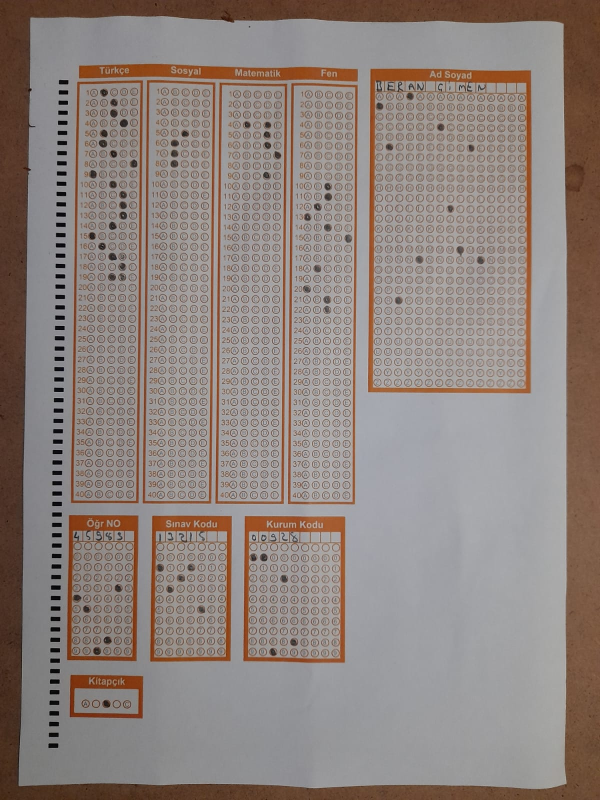
#> input picture v3/uzaktan-ok.jpeg, 1200 x 1600 px (shown at 1/2 size)
$ python optic_matematik_part.py
#> lines starting #> are read from the running program, lines starting #| are printed output that depends on the picture; after the words box and inside, x2 and y2 are one past the last pixel; in counts of white or black regions, pixels touching at a corner belong together
### v3/utils.py
# -*- coding: utf-8 -*-
"""
Created on Sun Jan 24 13:38:45 2021

@author: yazılım
"""


"""

utils

"""

import cv2

import numpy as np

## TO STACK ALL THE IMAGES IN ONE WINDOW
# [52 lines left out: functions stackImages, reorder, not called in this run]

def rectContour(contours):

    rectCon = []
    max_area = 0
    for i in contours:
        area = cv2.contourArea(i)
        #print(area)
        if area > 50:
            peri = cv2.arcLength(i, True)
            approx = cv2.approxPolyDP(i, 0.02 * peri, True)
            #print("koşeler:",len(approx))
            if len(approx) == 4:
                rectCon.append(i)
    #print(rectCon)
    rectCon = sorted(rectCon, key=cv2.contourArea,reverse=True)
    #print(len(rectCon))
    return rectCon

# [52 lines left out: functions getCornerPoints, splitBoxes, drawGrid, showAnswers, not called in this run]

### v3/optic_matematik_part.py
# -*- coding: utf-8 -*-
"""
Created on Tue Feb  2 10:25:18 2021

@author: yazılım
"""


from imutils.perspective import four_point_transform
from imutils import contours
import numpy as np
import argparse
import imutils
import cv2
import utils


path = "uzaktan-ok.jpeg"

heightImg = 700
widthImg  = 700

img= cv2.imread(path)
#> img is the input picture: shape (1600, 1200, 3); mean B, G, R 126, 131, 142.4

#hazırlık ^^^^^^^^^^^^
img= cv2.resize(img,(widthImg,heightImg))
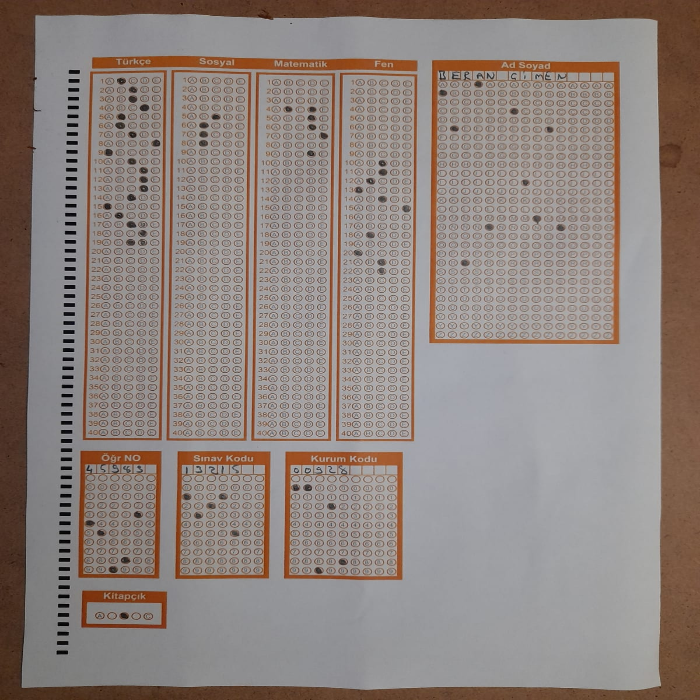
#> img: shape (700, 700, 3); mean B, G, R 125.9, 131, 142.3

imgContours = img.copy()
imgBiggestContours = img.copy()

imgGray = cv2.cvtColor(img,cv2.COLOR_BGR2GRAY)
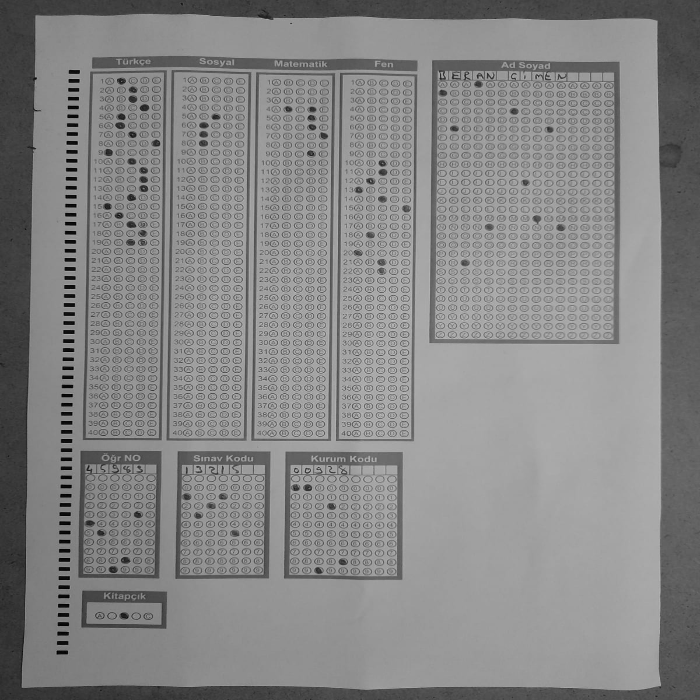
#> imgGray: shape (700, 700); min 0, max 197, mean 133.8
imgBlur = cv2.GaussianBlur(imgGray,(5,5),1)
imgCanny = cv2.Canny(imgBlur,10,50)
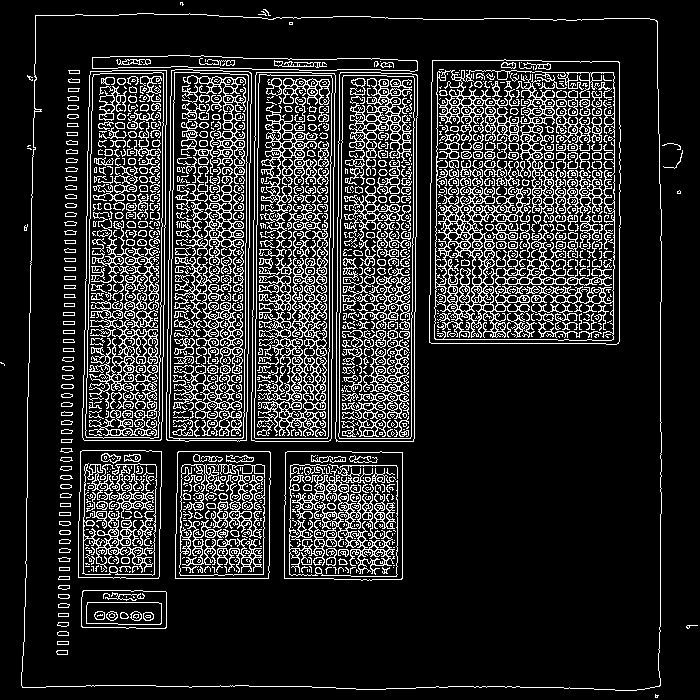
#> imgCanny: shape (700, 700); 16% white in thin lines or dots

contours, hierarchy = cv2.findContours(imgCanny,cv2.RETR_EXTERNAL,cv2.CHAIN_APPROX_NONE)
#> contours = 14 contours, 13 with area under 20; largest, box (x1, y1, x2, y2) and area: (21, 13, 662, 691) 422507
cv2.drawContours(imgContours,contours,-1,(0,255,0),10)
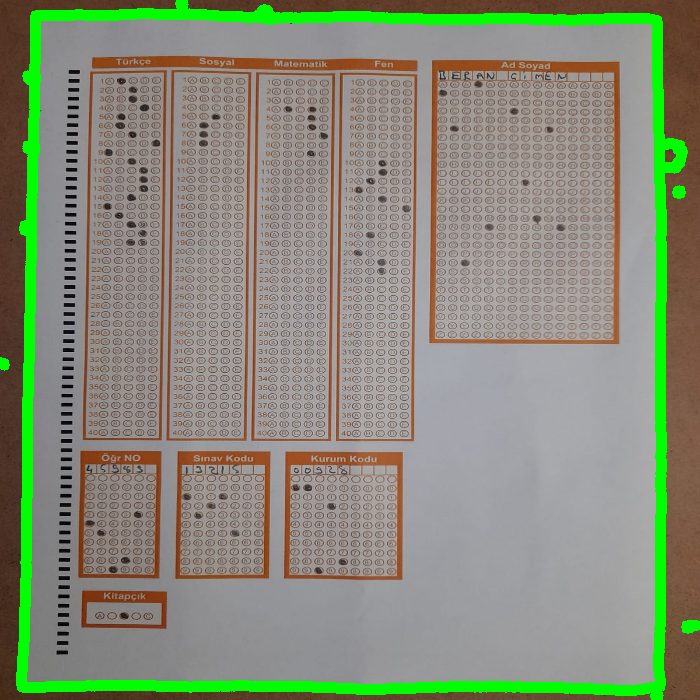
#> imgContours: shape (700, 700, 3); 6.16% of pixels changed, all inside (x1, y1, x2, y2) = (0, 0, 700, 700)
rectCon= utils.rectContour(contours)
#> the loop in rectContour, `for i in contours:` made 14 passes
#> (area, peri, approx) on pass 11: (422507, 2659.3, [[35, 15], [22, 687], [659, 686], [657, 21]])
#> after the loop in rectContour, `for i in contours:`: rectCon = 1 contour; box (x1, y1, x2, y2) and area: (21, 13, 662, 691) 422507

"""

Matematik


"""


imgBiggestContours = img.copy()

#fen kısmı
#> (the run stopped early here; a loop or call above may not have finished)

$ run again, with v3/uzaktan.jpeg copied over v3/uzaktan-ok.jpeg
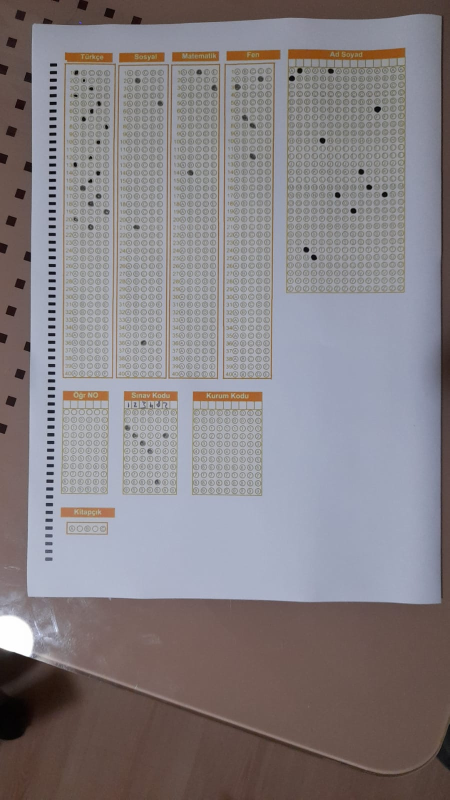
#> input picture v3/uzaktan.jpeg, 899 x 1599 px (shown at 1/2 size)
#> img is the input picture: shape (1599, 899, 3); mean B, G, R 132.6, 129, 134.4
#> img: shape (700, 700, 3)
#> `imgCanny = cv2.Canny(imgBlur,10,50)`:
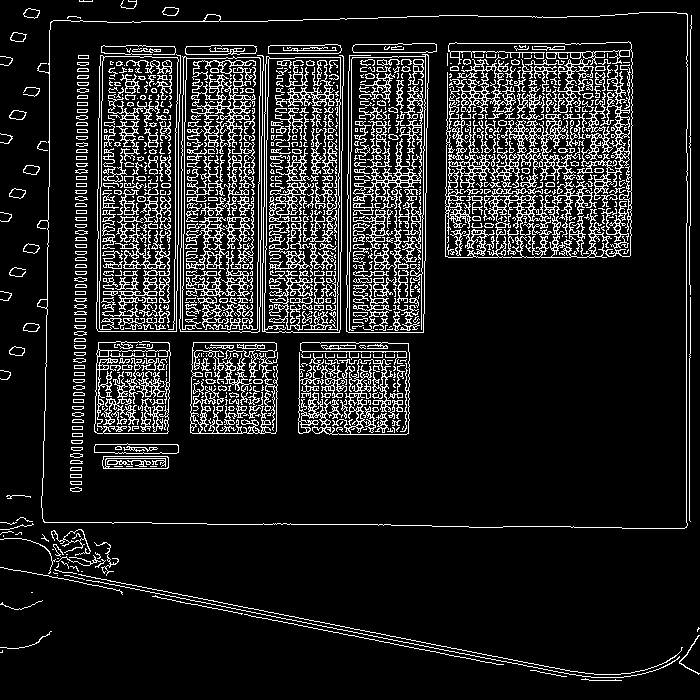
#> imgCanny: shape (700, 700); 12.7% white in thin lines or dots
#> contours = 63 contours, 50 with area under 20; largest, box (x1, y1, x2, y2) and area: (37, 12, 688, 529) 324472, (51, 529, 91, 556) 202, (9, 110, 27, 120) 114, (23, 165, 40, 175) 113, (9, 188, 26, 199) 112
#> `cv2.drawContours(imgContours,contours,-1,(0,255,0),10)`:
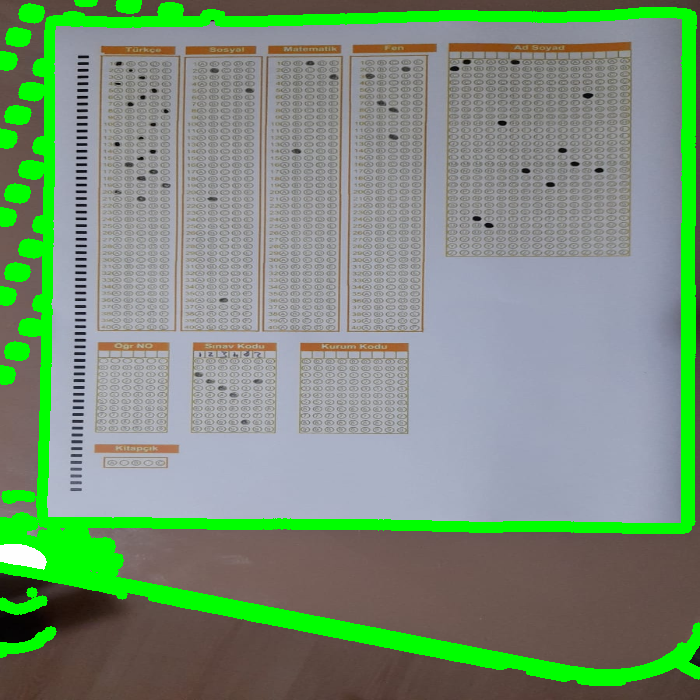
#> imgContours: shape (700, 700, 3); mean B, G, R 121.8, 145.6, 122.6
#> the loop in rectContour, `for i in contours:` made 63 passes
#> (area, peri, approx) on pass 59: (324471.5, 2458.2, [[687, 14], [51, 21], [43, 521], [686, 527]])
#> after the loop in rectContour, `for i in contours:`: rectCon = 1 contour; box (x1, y1, x2, y2) and area: (37, 12, 688, 529) 324472
